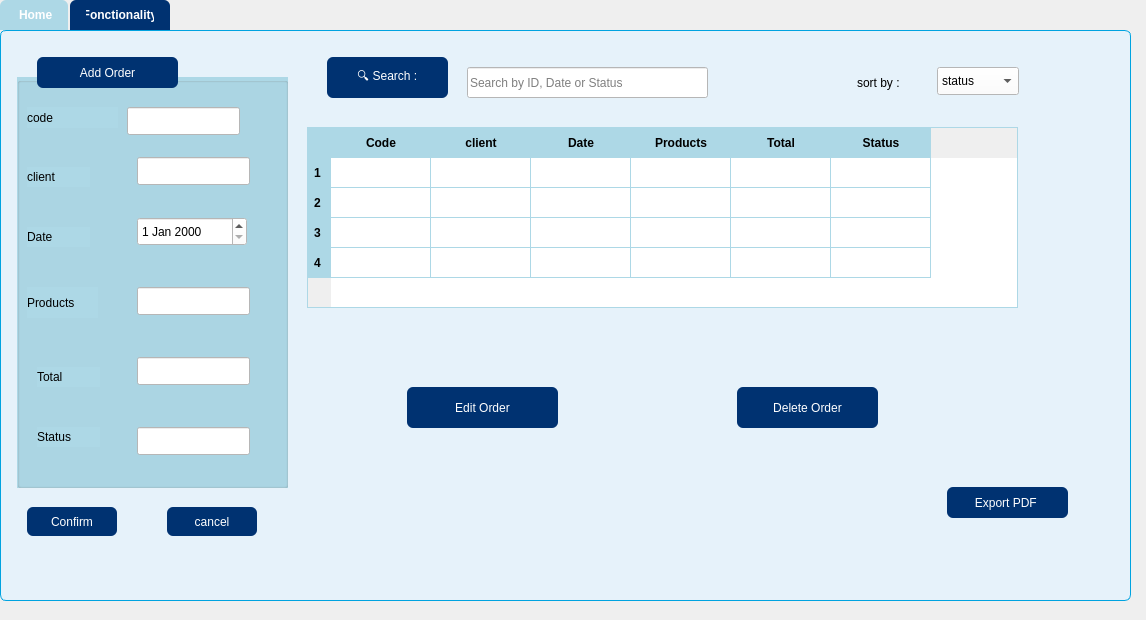
<?xml version="1.0" encoding="UTF-8"?>
<ui version="4.0">
 <class>GcommandeWindow</class>
 <widget class="QWidget" name="GcommandeWindow">
  <property name="geometry">
   <rect>
    <x>0</x>
    <y>0</y>
    <width>1146</width>
    <height>620</height>
   </rect>
  </property>
  <property name="windowTitle">
   <string>Form</string>
  </property>
  <widget class="QTabWidget" name="tabWidget">
   <property name="geometry">
    <rect>
     <x>0</x>
     <y>0</y>
     <width>1131</width>
     <height>601</height>
    </rect>
   </property>
   <property name="styleSheet">
    <string notr="true">QTabWidget::pane {
    border: 1px solid #00A3E0;
    background: #E6F2FA;
    border-radius: 6px;
    padding: 6px;
}

/* Tabs container */
QTabBar::tab {
    background: #003271;
    color: white;
    padding: 8px 16px;
    border-top-left-radius: 6px;
    border-top-right-radius: 6px;
    margin-right: 2px;
    font-weight: bold;
}

/* Selected tab */
QTabBar::tab:selected {
    background: #ADD8E6;
    color: white;
}

/* Hover effect */
QTabBar::tab:hover {
    background: #004599;
    color: white;
}</string>
   </property>
   <property name="currentIndex">
    <number>0</number>
   </property>
   <widget class="QWidget" name="tab">
    <attribute name="title">
     <string> Home</string>
    </attribute>
    <widget class="QTableWidget" name="tableWidget_2">
     <property name="geometry">
      <rect>
       <x>300</x>
       <y>90</y>
       <width>711</width>
       <height>181</height>
      </rect>
     </property>
     <property name="styleSheet">
      <string notr="true">QTableWidget {
    background-color: white;
    alternate-background-color: #E6F2FA;
    gridline-color: #ADD8E6;
    border: 1px solid #ADD8E6;
    selection-background-color: #003271;
    selection-color: white;
    font-family: Segoe UI, Arial;
    font-size: 13px;
}

QHeaderView::section {
    background-color: #ADD8E6;
    color: black;
    padding: 6px;
    border: none;
    font-weight: bold;
}

QTableCornerButton::section {
    background-color: #ADD8E6;
    border: none;
}</string>
     </property>
     <property name="rowCount">
      <number>4</number>
     </property>
     <row/>
     <row/>
     <row/>
     <row/>
     <column>
      <property name="text">
       <string>Code</string>
      </property>
     </column>
     <column>
      <property name="text">
       <string>client</string>
      </property>
     </column>
     <column>
      <property name="text">
       <string>Date</string>
      </property>
     </column>
     <column>
      <property name="text">
       <string>Products</string>
      </property>
     </column>
     <column>
      <property name="text">
       <string>Total</string>
      </property>
     </column>
     <column>
      <property name="text">
       <string>Status</string>
      </property>
     </column>
    </widget>
    <widget class="QPushButton" name="pushButton_2">
     <property name="geometry">
      <rect>
       <x>400</x>
       <y>350</y>
       <width>151</width>
       <height>41</height>
      </rect>
     </property>
     <property name="styleSheet">
      <string notr="true">QPushButton {
	font: 900 9pt &quot;Swis721 Blk BT&quot;;
    background-color: #003271;
    color: white;
    border-radius: 6px;
    padding: 6px 12px;
}
QPushButton:hover { background-color: #004599; }
QPushButton:pressed { background-color: #002050; }</string>
     </property>
     <property name="text">
      <string>Edit Order</string>
     </property>
    </widget>
    <widget class="QPushButton" name="pushButton_3">
     <property name="geometry">
      <rect>
       <x>730</x>
       <y>350</y>
       <width>141</width>
       <height>41</height>
      </rect>
     </property>
     <property name="styleSheet">
      <string notr="true">QPushButton {
	font: 900 9pt &quot;Swis721 Blk BT&quot;;
    background-color: #003271;
    color: white;
    border-radius: 6px;
    padding: 6px 12px;
}
QPushButton:hover { background-color: #004599; }
QPushButton:pressed { background-color: #002050; }</string>
     </property>
     <property name="text">
      <string>Delete Order</string>
     </property>
    </widget>
    <widget class="QPushButton" name="pushButton_4">
     <property name="geometry">
      <rect>
       <x>940</x>
       <y>450</y>
       <width>121</width>
       <height>31</height>
      </rect>
     </property>
     <property name="styleSheet">
      <string notr="true">QPushButton {
	font: 900 9pt &quot;Swis721 Blk BT&quot;;
    background-color: #003271;
    color: white;
    border-radius: 6px;
    padding: 6px 12px;
}
QPushButton:hover { background-color: #004599; }
QPushButton:pressed { background-color: #002050; }</string>
     </property>
     <property name="text">
      <string>Export PDF </string>
     </property>
    </widget>
    <widget class="QLineEdit" name="lineEdit">
     <property name="geometry">
      <rect>
       <x>460</x>
       <y>30</y>
       <width>241</width>
       <height>31</height>
      </rect>
     </property>
     <property name="styleSheet">
      <string notr="true">background-color: rgb(255, 255, 255);
color: rgb(0, 0, 0);</string>
     </property>
     <property name="placeholderText">
      <string>Search by ID, Date or Status </string>
     </property>
    </widget>
    <widget class="QPushButton" name="pushButton_6">
     <property name="geometry">
      <rect>
       <x>320</x>
       <y>20</y>
       <width>121</width>
       <height>41</height>
      </rect>
     </property>
     <property name="styleSheet">
      <string notr="true">QPushButton {
	font: 900 9pt &quot;Swis721 Blk BT&quot;;
    background-color: #003271;
    color: white;
    border-radius: 6px;
    padding: 6px 12px;
}
QPushButton:hover { background-color: #004599; }
QPushButton:pressed { background-color: #002050; }</string>
     </property>
     <property name="text">
      <string>🔍 Search :</string>
     </property>
    </widget>
    <widget class="QGroupBox" name="groupBox_2">
     <property name="geometry">
      <rect>
       <x>10</x>
       <y>40</y>
       <width>271</width>
       <height>411</height>
      </rect>
     </property>
     <property name="styleSheet">
      <string notr="true">background-color: rgb(173, 216, 230);</string>
     </property>
     <property name="title">
      <string/>
     </property>
     <widget class="QLineEdit" name="lineEdit_6">
      <property name="geometry">
       <rect>
        <x>120</x>
        <y>80</y>
        <width>113</width>
        <height>28</height>
       </rect>
      </property>
      <property name="styleSheet">
       <string notr="true">background-color: rgb(255, 255, 255);</string>
      </property>
     </widget>
     <widget class="QLineEdit" name="lineEdit_7">
      <property name="geometry">
       <rect>
        <x>120</x>
        <y>210</y>
        <width>113</width>
        <height>28</height>
       </rect>
      </property>
      <property name="styleSheet">
       <string notr="true">background-color: rgb(255, 255, 255);</string>
      </property>
     </widget>
     <widget class="QLineEdit" name="lineEdit_8">
      <property name="geometry">
       <rect>
        <x>120</x>
        <y>280</y>
        <width>113</width>
        <height>28</height>
       </rect>
      </property>
      <property name="styleSheet">
       <string notr="true">background-color: rgb(255, 255, 255);</string>
      </property>
     </widget>
     <widget class="QLineEdit" name="lineEdit_9">
      <property name="geometry">
       <rect>
        <x>120</x>
        <y>350</y>
        <width>113</width>
        <height>28</height>
       </rect>
      </property>
      <property name="styleSheet">
       <string notr="true">background-color: rgb(255, 255, 255);</string>
      </property>
     </widget>
     <widget class="QDateEdit" name="dateEdit_2">
      <property name="geometry">
       <rect>
        <x>120</x>
        <y>140</y>
        <width>110</width>
        <height>29</height>
       </rect>
      </property>
      <property name="styleSheet">
       <string notr="true">background-color: rgb(255, 255, 255);
color: rgb(0, 0, 0);</string>
      </property>
     </widget>
     <widget class="QLabel" name="label_7">
      <property name="geometry">
       <rect>
        <x>10</x>
        <y>30</y>
        <width>91</width>
        <height>21</height>
       </rect>
      </property>
      <property name="styleSheet">
       <string notr="true">color: rgb(0, 0, 0);
font: 900 9pt &quot;Swis721 Blk BT&quot;;</string>
      </property>
      <property name="text">
       <string>code</string>
      </property>
     </widget>
     <widget class="QLabel" name="label_8">
      <property name="geometry">
       <rect>
        <x>10</x>
        <y>150</y>
        <width>63</width>
        <height>20</height>
       </rect>
      </property>
      <property name="styleSheet">
       <string notr="true">
font: 900 9pt &quot;Swis721 Blk BT&quot;;
color: rgb(0, 0, 0);</string>
      </property>
      <property name="text">
       <string>Date</string>
      </property>
     </widget>
     <widget class="QLabel" name="label_9">
      <property name="geometry">
       <rect>
        <x>10</x>
        <y>210</y>
        <width>71</width>
        <height>31</height>
       </rect>
      </property>
      <property name="styleSheet">
       <string notr="true">font: 900 9pt &quot;Swis721 Blk BT&quot;;
color: rgb(0, 0, 0);</string>
      </property>
      <property name="text">
       <string>Products</string>
      </property>
     </widget>
     <widget class="QLabel" name="label_10">
      <property name="geometry">
       <rect>
        <x>20</x>
        <y>290</y>
        <width>63</width>
        <height>20</height>
       </rect>
      </property>
      <property name="styleSheet">
       <string notr="true">font: 900 9pt &quot;Swis721 Blk BT&quot;;
color: rgb(0, 0, 0);</string>
      </property>
      <property name="text">
       <string>Total</string>
      </property>
     </widget>
     <widget class="QLabel" name="label_11">
      <property name="geometry">
       <rect>
        <x>20</x>
        <y>350</y>
        <width>63</width>
        <height>20</height>
       </rect>
      </property>
      <property name="styleSheet">
       <string notr="true">font: 900 9pt &quot;Swis721 Blk BT&quot;;
color: rgb(0, 0, 0);</string>
      </property>
      <property name="text">
       <string>Status</string>
      </property>
     </widget>
     <widget class="QLabel" name="label_12">
      <property name="geometry">
       <rect>
        <x>10</x>
        <y>90</y>
        <width>63</width>
        <height>20</height>
       </rect>
      </property>
      <property name="styleSheet">
       <string notr="true">font: 900 9pt &quot;Swis721 Blk BT&quot;;
color: rgb(0, 0, 0);</string>
      </property>
      <property name="text">
       <string>client</string>
      </property>
     </widget>
     <widget class="QLineEdit" name="lineEdit_10">
      <property name="geometry">
       <rect>
        <x>110</x>
        <y>30</y>
        <width>113</width>
        <height>28</height>
       </rect>
      </property>
      <property name="styleSheet">
       <string notr="true">background-color: rgb(255, 255, 255);</string>
      </property>
     </widget>
    </widget>
    <widget class="QComboBox" name="comboBox_2">
     <property name="geometry">
      <rect>
       <x>930</x>
       <y>30</y>
       <width>82</width>
       <height>28</height>
      </rect>
     </property>
     <property name="styleSheet">
      <string notr="true">background-color: rgb(255, 255, 255);
color: rgb(0, 0, 0);</string>
     </property>
     <item>
      <property name="text">
       <string>status</string>
      </property>
     </item>
     <item>
      <property name="text">
       <string>date</string>
      </property>
     </item>
    </widget>
    <widget class="QLabel" name="label">
     <property name="geometry">
      <rect>
       <x>850</x>
       <y>30</y>
       <width>91</width>
       <height>31</height>
      </rect>
     </property>
     <property name="styleSheet">
      <string notr="true">font: 900 9pt &quot;Swis721 Blk BT&quot;;
color: rgb(0, 0, 0);</string>
     </property>
     <property name="text">
      <string>sort by :</string>
     </property>
    </widget>
    <widget class="QPushButton" name="pushButton">
     <property name="geometry">
      <rect>
       <x>30</x>
       <y>20</y>
       <width>141</width>
       <height>31</height>
      </rect>
     </property>
     <property name="styleSheet">
      <string notr="true">QPushButton {
	font: 900 9pt &quot;Swis721 Blk BT&quot;;
    background-color: #003271;
    color: white;
    border-radius: 6px;
    padding: 6px 12px;
}
QPushButton:hover { background-color: #004599; }
QPushButton:pressed { background-color: #002050; }</string>
     </property>
     <property name="text">
      <string>Add Order</string>
     </property>
    </widget>
    <widget class="QPushButton" name="pushButton_8">
     <property name="geometry">
      <rect>
       <x>20</x>
       <y>470</y>
       <width>90</width>
       <height>29</height>
      </rect>
     </property>
     <property name="styleSheet">
      <string notr="true">QPushButton {
	font: 900 9pt &quot;Swis721 Blk BT&quot;;
    background-color: #003271;
    color: white;
    border-radius: 6px;
    padding: 6px 12px;
}
QPushButton:hover { background-color: #004599; }
QPushButton:pressed { background-color: #002050; }</string>
     </property>
     <property name="text">
      <string>Confirm</string>
     </property>
    </widget>
    <widget class="QPushButton" name="pushButton_9">
     <property name="geometry">
      <rect>
       <x>160</x>
       <y>470</y>
       <width>90</width>
       <height>29</height>
      </rect>
     </property>
     <property name="styleSheet">
      <string notr="true">QPushButton {
	font: 900 9pt &quot;Swis721 Blk BT&quot;;
    background-color: #003271;
    color: white;
    border-radius: 6px;
    padding: 6px 12px;
}
QPushButton:hover { background-color: #004599; }
QPushButton:pressed { background-color: #002050; }</string>
     </property>
     <property name="text">
      <string>cancel</string>
     </property>
    </widget>
   </widget>
   <widget class="QWidget" name="tab_2">
    <attribute name="title">
     <string>Fonctionality</string>
    </attribute>
   </widget>
  </widget>
 </widget>
 <resources/>
 <connections/>
</ui>
